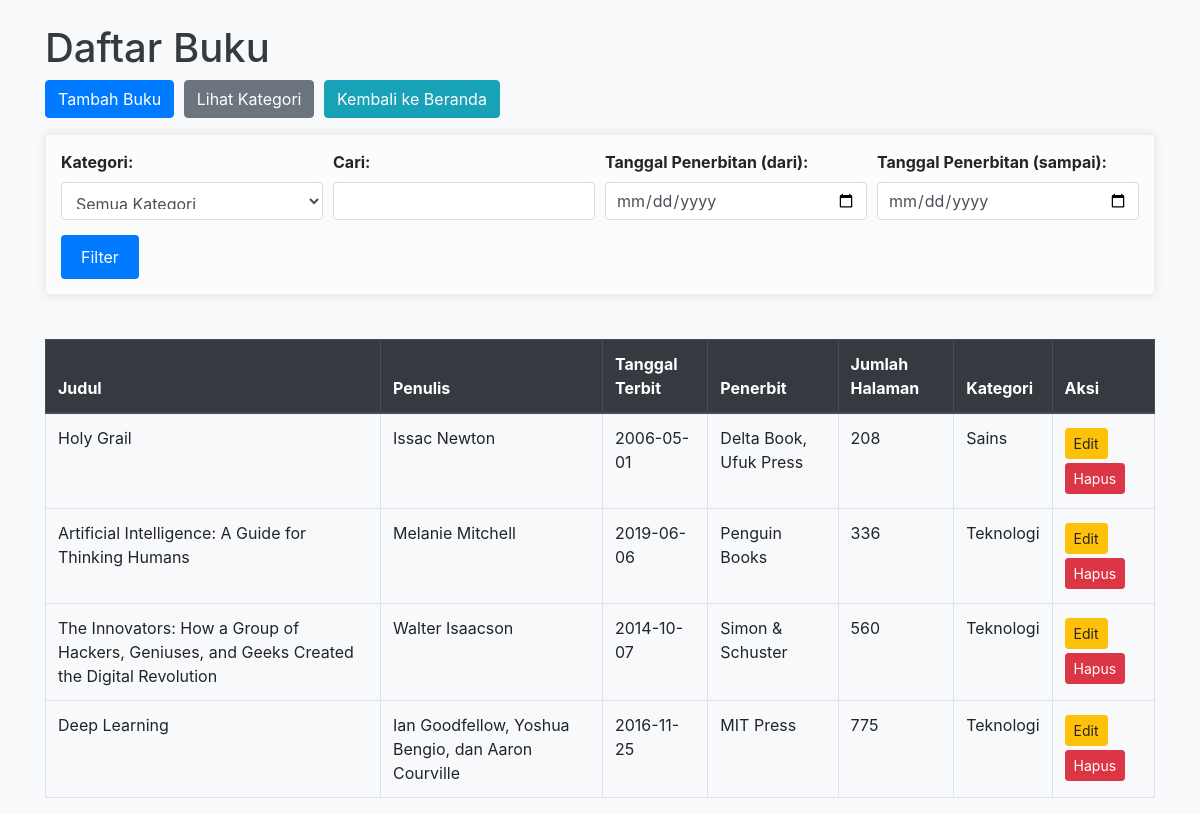
The app's page /books/index.php with its own data.
### tables this page shows
CREATE TABLE `books` (
  `id` int NOT NULL,
  `title` varchar(255) NOT NULL,
  `author` varchar(255) NOT NULL,
  `tanggal` date DEFAULT NULL,
  `publisher` varchar(255) NOT NULL,
  `pages` int NOT NULL,
  `category_id` int DEFAULT NULL
);

CREATE TABLE `categories` (
  `id` int NOT NULL,
  `name` varchar(255) NOT NULL
);

### books/index.php (the view, shortened to what this page needs)
<?php
include '../config.php';
$searchText = isset($_POST['search']) ? $_POST['search'] : '';
$startDate = isset($_POST['start_date']) ? $_POST['start_date'] : '';
$endDate = isset($_POST['end_date']) ? $_POST['end_date'] : '';
$query = "SELECT books.*, categories.name as category_name FROM books
          LEFT JOIN categories ON books.category_id = categories.id
          WHERE 1=1";
$result = $conn->query($query);
?>
<!DOCTYPE html>
<html>
<head>
    <link href="https://maxcdn.bootstrapcdn.com/bootstrap/4.5.2/css/bootstrap.min.css" rel="stylesheet">
    <link href="books.css" rel="stylesheet">
</head>
<body>
    <div class="container">
        <h1 class="mt-4">Daftar Buku</h1>
        <div class="mb-3">
            <a href="create.php" class="btn btn-primary">Tambah Buku</a>
            <a href="../categories/index.php" class="btn btn-secondary">Lihat Kategori</a>
            <a href="../index.php" class="btn btn-info">Kembali ke Beranda</a>
        </div>
        <form method="POST" class="filter-form mb-4">
            <div class="form-row">
                <div class="form-group col-md-3">
                    <label>Kategori:</label>
                    <select name="category" class="form-control">
                        <option value="">Semua Kategori</option>
                    </select>
                </div>
                <div class="form-group col-md-3">
                    <label>Cari:</label>
                    <input type="text" name="search" class="form-control" value="<?php echo htmlspecialchars($searchText); ?>">
                </div>
                <div class="form-group col-md-3">
                    <label>Tanggal Penerbitan (dari):</label>
                    <input type="date" name="start_date" class="form-control" value="<?php echo htmlspecialchars($startDate); ?>">
                </div>
                <div class="form-group col-md-3">
                    <label>Tanggal Penerbitan (sampai):</label>
                    <input type="date" name="end_date" class="form-control" value="<?php echo htmlspecialchars($endDate); ?>">
                </div>
            </div>
            <button type="submit" class="btn btn-primary">Filter</button>
        </form>
        <div class="table-responsive">
            <table class="table table-bordered">
                <thead class="thead-dark">
                    <tr>
                        <th>Judul</th>
                        <th>Penulis</th>
                        <th>Tanggal Terbit</th>
                        <th>Penerbit</th>
                        <th>Jumlah Halaman</th>
                        <th>Kategori</th>
                        <th>Aksi</th>
                    </tr>
                </thead>
                <tbody>
                    <?php while ($row = $result->fetch_assoc()) { ?>
                        <tr>
                            <td><?php echo htmlspecialchars($row['title']); ?></td>
                            <td><?php echo htmlspecialchars($row['author']); ?></td>
                            <td><?php echo htmlspecialchars($row['tanggal']); ?></td>
                            <td><?php echo htmlspecialchars($row['publisher']); ?></td>
                            <td><?php echo htmlspecialchars($row['pages']); ?></td>
                            <td><?php echo htmlspecialchars($row['category_name']); ?></td>
                            <td>
                                <a href="edit.php?id=<?php echo $row['id']; ?>" class="btn btn-warning btn-sm action-btn">Edit</a>
                                <a href="delete.php?id=<?php echo $row['id']; ?>" class="btn btn-danger btn-sm action-btn">Hapus</a>
                            </td>
                        </tr>
                    <?php } ?>
                </tbody>
            </table>
        </div>
    </div>
</body>
</html>

### books/books.css (style rules this page uses)
body { background-color: #f8f9fa; }
h1, h2 { color: #343a40; }
.table { margin-top: 20px; }
.btn { margin-right: 5px; }
.filter-form { background-color: #fcfcfc; padding: 15px; border: 1px solid #efefef; border-radius: 5px; margin-bottom: 20px; box-shadow: 0 0 10px rgba(0, 0, 0, 0.1); }
.filter-form .form-group { margin-bottom: 15px; }
.filter-form label { font-weight: bold; }
.filter-form input[type="text"], .filter-form input[type="date"], .filter-form select { padding: 10px; border: 1px solid #ddd; border-radius: 4px; }
.filter-form button { background-color: #007bff; color: white; padding: 10px 20px; border: none; border-radius: 4px; cursor: pointer; }
.mb-4 { margin-bottom: 1.5rem !important; }
.action-btn { margin: 2px 0; }

### records on screen
books: title "Holy Grail", author "Issac Newton", tanggal "2006-05-01", publisher "Delta Book, Ufuk Press", pages "208", category.name "Sains"
books: title "Artificial Intelligence: A Guide for Thinking Humans", author "Melanie Mitchell", tanggal "2019-06-06", publisher "Penguin Books", pages "336", category.name "Teknologi"
books: title "The Innovators: How a Group of Hackers, Geniuses, and Geeks Created the Digital Revolution", author "Walter Isaacson", tanggal "2014-10-07", publisher "Simon & Schuster", pages "560", category.name "Teknologi"
books: title "Deep Learning", author "Ian Goodfellow, Yoshua Bengio, dan Aaron Courville", tanggal "2016-11-25", publisher "MIT Press", pages "775", category.name "Teknologi"
